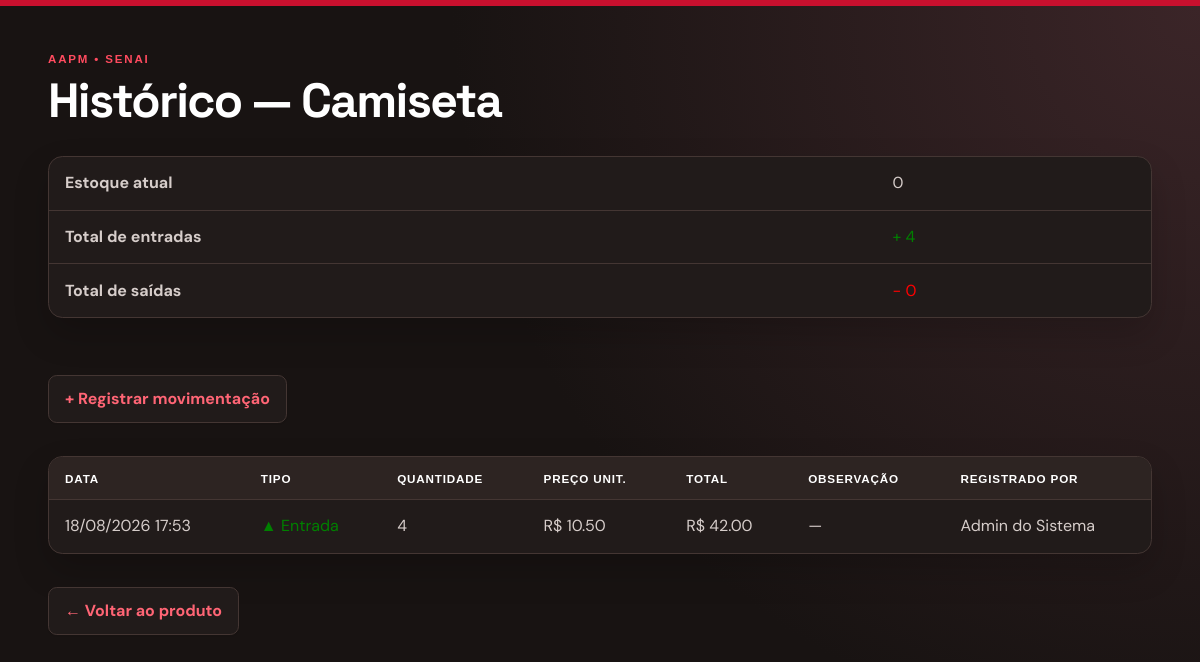
The page /movimentacoes/produto/1 (signed in) on the database as committed earlier.
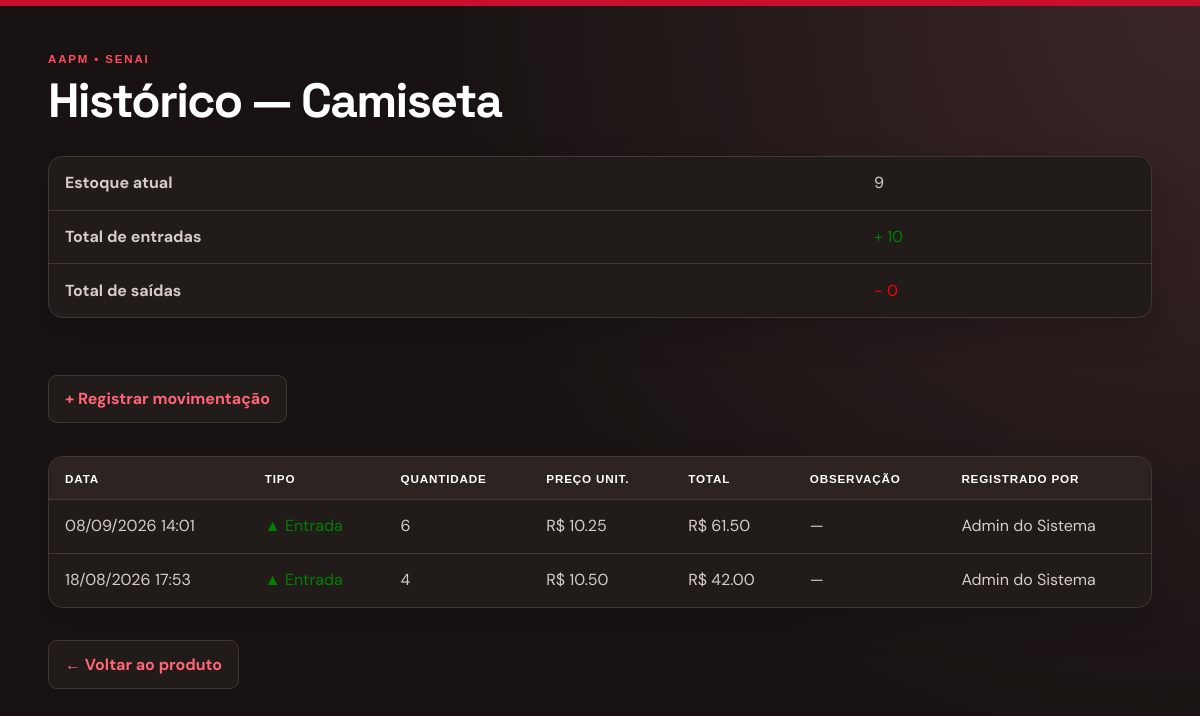
The same page on the database as committed later.
### app/models/produto.py (models this page shows, shortened)
class Produto(Base):
    __tablename__ = "produtos"
    id            = Column(Integer, primary_key=True, index=True)
    nome          = Column(String(150), nullable=False, index=True)
    preco         = Column(Float, nullable=False, default=0.0)
    estoque_atual = Column(Integer, nullable=False, default=0)
    variacao      = Column(String(80), nullable=True, index=True)
    ativo         = Column(Boolean, default=True)
    imagem_path = Column(String(255), nullable=True)
    categoria_id = Column(
        Integer,
        ForeignKey("categorias.id", ondelete="SET NULL"),
        nullable=True
    )
    categoria = relationship(
        "Categoria",
        back_populates="produtos"
    )

### app/models/movimentacao.py (models this page shows, shortened)
class Movimentacao(Base):
    __tablename__ = "movimentacoes"
    id         = Column(Integer, primary_key=True, index=True)
    tipo       = Column(
        Enum(TipoMovimentacao),
        nullable=False
    )
    quantidade = Column(Integer, nullable=False)
    preco_unitario = Column(Float, nullable=False, default=0.0)
    observacao = Column(String(255), nullable=True)
    criado_em  = Column(DateTime, server_default=func.now())
    produto_id = Column(
        Integer,
        ForeignKey("produtos.id", ondelete="CASCADE"),
        nullable=False
    )
    usuario_id = Column(
        Integer,
        ForeignKey("usuarios.id", ondelete="SET NULL"),
        nullable=True
    )
    produto = relationship("Produto", backref="movimentacoes")
    usuario = relationship("Usuario", backref="movimentacoes")

### app/models/usuario.py (models this page shows)
class Usuario(Base):
    __tablename__ = "usuarios"
    id = Column(Integer, primary_key=True, autoincrement=True)
    nome = Column(String(100), nullable=False)
    email = Column(String(100), nullable=False, index=True, unique=True)
    senha_hash = Column(String(255), nullable=False)
    role = Column(String(20), nullable=False, default="operador")
    ativo = Column(Boolean, default=True)
    criado_em = Column(DateTime, server_default=func.now())

### app/controllers/movimentacao_controller.py (the view)
@router.get("/produto/{produto_id}")
def historico_produto(
    produto_id: int,
    request: Request,
    db: Session = Depends(get_db),
    usuario = Depends(get_usuario_logado)
):
    produto = db.query(Produto).filter(Produto.id == produto_id).first()
    if not produto:
        return RedirectResponse(url="/produtos", status_code=302)
    movimentacoes = (
        db.query(Movimentacao)
        .filter(Movimentacao.produto_id == produto_id)
        .order_by(Movimentacao.criado_em.desc())
        .all()
    )
    total_entradas = sum(
        m.quantidade for m in movimentacoes
        if m.tipo == TipoMovimentacao.ENTRADA
    )
    total_saidas = sum(
        m.quantidade for m in movimentacoes
        if m.tipo == TipoMovimentacao.SAIDA
    )
    return templates.TemplateResponse(
        request,
        "movimentacoes/historico.html",
        {
            "request":        request,
            "usuario":        usuario,
            "produto":        produto,
            "movimentacoes":  movimentacoes,
            "total_entradas": total_entradas,
            "total_saidas":   total_saidas,
        }
    )

### app/templates/movimentacoes/historico.html (shortened to what this page needs)
<!DOCTYPE html>
<html lang="pt-br">
<head>
    {% include "_aapm_styles.html" %}
</head>
<body>
    <h1>Histórico — {{ produto.nome }}</h1>
    <table border="1" cellpadding="8">
        <tr>
            <td><strong>Estoque atual</strong></td>
            <td>{{ produto.estoque_atual }}</td>
        </tr>
        <tr>
            <td><strong>Total de entradas</strong></td>
            <td style="color:green">+ {{ total_entradas }}</td>
        </tr>
        <tr>
            <td><strong>Total de saídas</strong></td>
            <td style="color:red">- {{ total_saidas }}</td>
        </tr>
    </table>
    <br>
    <a href="/movimentacoes/nova?produto_id={{ produto.id }}">
        + Registrar movimentação
    </a>
    <table border="1" cellpadding="8">
        <thead>
            <tr>
                <th>Data</th>
                <th>Tipo</th>
                <th>Quantidade</th>
                <th>Preço unit.</th>
                <th>Total</th>
                <th>Observação</th>
                <th>Registrado por</th>
            </tr>
        </thead>
        <tbody>
            {% for m in movimentacoes %}
            <tr>
                <td>{{ m.criado_em.strftime('%d/%m/%Y %H:%M') }}</td>
                <td>
                    {% if m.tipo.value == 'entrada' %}
                        <span style="color:green">▲ Entrada</span>
                    {% else %}
                        <span style="color:red">▼ Saída</span>
                    {% endif %}
                </td>
                <td>{{ m.quantidade }}</td>
                <td>R$ {{ "%.2f"|format(m.preco_unitario) }}</td>
                <td>R$ {{ "%.2f"|format(m.valor_total) }}</td>
                <td>{{ m.observacao or "—" }}</td>
                <td>{{ m.usuario.nome if m.usuario else "—" }}</td>
            </tr>
            {% endfor %}
        </tbody>
    </table>
    <p>
        <a href="/produtos/{{ produto.id }}">← Voltar ao produto</a>
    </p>
</body>
</html>

Rows that differ between the two databases and show on the page:
changed Produto "Camiseta": estoque_atual "0" → "9"
added Movimentacao: criado_em "08/09/2026 14:01", tipo "▲ Entrada", quantidade "6", preco_unitario "10.25", valor_total "61.50", observacao "—", usuario "Admin do Sistema"
Other text that changed with them:
{{ total_entradas }}: "4" → "10"
